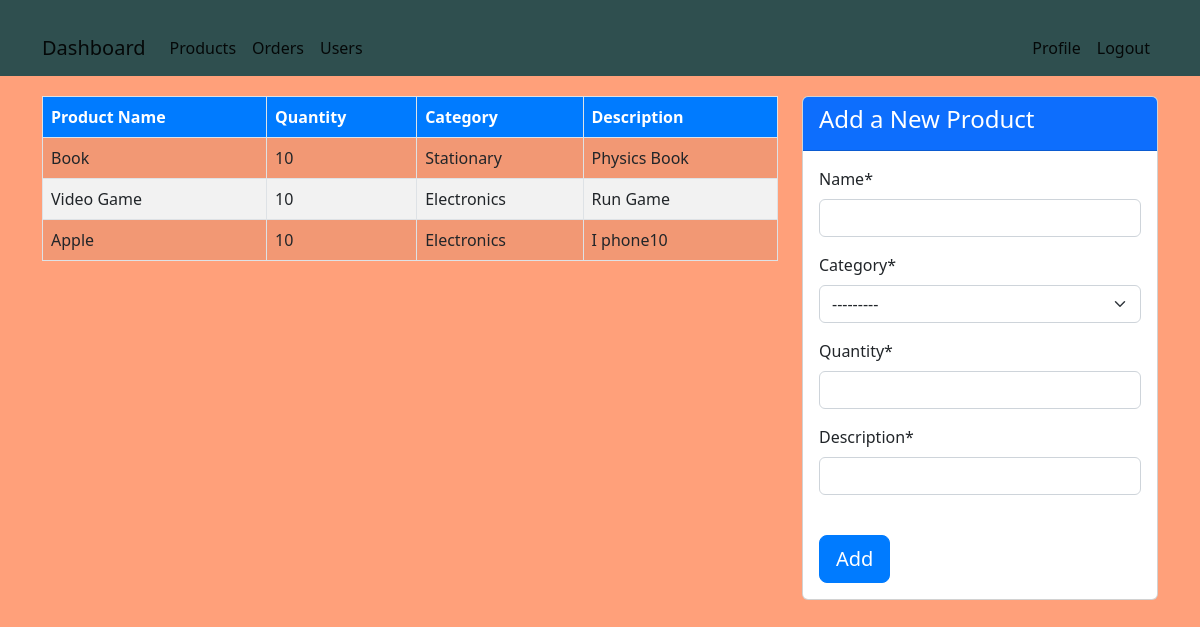
The app's page //products/ (signed in) with its own data.
### inventory/models.py (models this page shows, shortened)
class Product(models.Model):
    name = models.CharField(max_length=100, null=True)
    category = models.CharField(max_length=20, choices=CATEGORY, null=True)
    quantity = models.PositiveIntegerField(null=True)
    description = models.CharField(max_length=200, null=True)

### inventory/views.py (the view)
# urls.py: path("products/", views.products, name="products"),
@login_required
def products(request):
    products = Product.objects.all()
    if request.method == "POST":
        form = ProductForm(request.POST)
        if form.is_valid():
            form.save()
            return redirect("products")
    else:
        form = ProductForm()
    context = {"title": "Products", "products": products, "form": form}
    return render(request, "inventory/products.html", context)

### inventory/forms.py
class ProductForm(forms.ModelForm):
    class Meta:
        model = Product
        fields = ["name", "category", "quantity", "description"]

### inventory/templates/inventory/products.html (shortened to what this page needs)
{% extends 'inventory/base.html' %}
{% load crispy_forms_tags %}
{% block content %}
<div class="container">
    <div class="row">
        <div class="col-md-8">
            <div class="table-responsive">
                <table class="table table-striped table-bordered">
                    <thead>
                        <tr>
                            <th scope="col">Product Name</th>
                            <th scope="col">Quantity</th>
                            <th scope="col">Category</th>
                            <th scope="col">Description</th>
                        </tr>
                    </thead>
                    <tbody>
                        {% for product in products %}
                        <tr>
                            <td>{{ product.name }}</td>
                            <td>{{ product.quantity }}</td>
                            <td>{{ product.category }}</td>
                            <td>{{ product.description }}</td>
                        </tr>
                        {% endfor %}
                    </tbody>
                </table>
            </div>
        </div>
        {% if user.is_staff and user.is_superuser %}
        <div class="col-md-4">
            <div class="card">
                <div class="card-header bg-primary text-white">
                    <h4 class="card-title">Add a New Product</h4>
                </div>
                <div class="card-body">
                    <form method="POST">
                        {{ form|crispy}}
                        <br>
                        <button type="submit" class="btn btn-primary btn-lg btn-block">Add</button>
                    </form>
                </div>
            </div>
        </div>
        {% else %}
        <div class="col-md-4">
        </div>
        {% endif %}
    </div>
</div>
{% endblock %}

### inventory/templates/inventory/base.html (style rules this page uses)
body { background-color: #FFA07A ; }

### inventory/templates/inventory/products.html (style rules this page uses)
body { background-image: url('https://images.unsplash.com/photo-1517245386807-bb43f82c33c4?q=80&w=2070&auto=format&fit=crop&ixlib=rb-4.0.3&ixid=M3wxMjA3fDB8MHxwaG90by1wYWdlfHx8fGVufDB8fHx8fA%3D%3D'); background-size: cover; background-repeat: no-repeat; background-position: center; }
.container { margin-top: 20px; }
.btn-primary { background-color: #007bff; border-color: #007bff; }
.table thead { background-color: #007bff; color: #ffffff; }
.table tbody tr:nth-child(even) { background-color: #f2f2f2; }

### records on screen
Product: name "Book", quantity "10", category "Stationary", description "Physics Book"
Product: name "Video Game", quantity "10", category "Electronics", description "Run Game"
Product: name "Apple", quantity "10", category "Electronics", description "I phone10"
